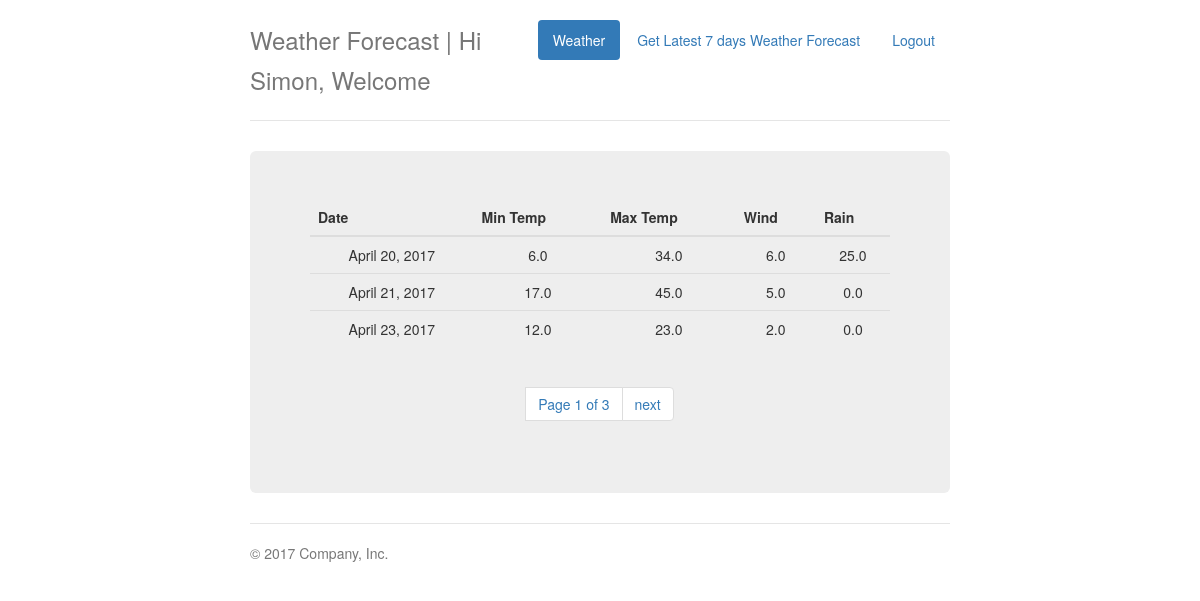
The page /weather (signed in) on the database its author committed.
### forecast_scrapping/models.py (models this page shows)
class Weather(models.Model):
    date = models.DateField()
    min_tem = models.FloatField()
    max_temp = models.FloatField()
    wind = models.FloatField()
    rain = models.FloatField()

### forecast_scrapping/views.py (the view)
# urls.py: url(r'^weather$', views.show_weather, name='show_weather'),
def show_weather(request):
    if request.session.get('logged_in', False):
        weather_list = Weather.objects.all()
        paginator = Paginator(weather_list, 3)
        page = request.GET.get('page')
        try:
            weather = paginator.page(page)
        except PageNotAnInteger:
            weather = paginator.page(1)
        except EmptyPage:
            weather = paginator.page(paginator.num_pages)
        return render(request, 'forecast_scrapping/show_weather.html', {'username': request.session['username'],
                                                                        'weather': weather})
    return HttpResponsePermanentRedirect('/login')

### forecast_scrapping/templates/forecast_scrapping/show_weather.html (shortened to what this page needs)
{% extends 'forecast_scrapping/base.html' %}
{% block content %}
<div class="header clearfix">
    <nav>
        <ul class="nav nav-pills pull-right">
            <li role="presentation" class="active"><a href="/weather">Weather</a></li>
            <li role="presentation"><a href="/api_forecast">Get Latest 7 days Weather Forecast</a></li>
            <li role="presentation"><a href="/logout">Logout </a></li>
        </ul>
    </nav>
    <h3 class="text-muted">Weather Forecast | Hi {{ username|title }}, Welcome {{ name }}</h3>
</div>
<div class="jumbotron">
    <table class="table table-responsive">
        <thead>
            <tr>
                <th>Date</th>
                <th>Min Temp</th>
                <th>Max Temp</th>
                <th>Wind</th>
                <th>Rain</th>
            </tr>
        </thead>
        <tbody>
        {% if weather %}
            {% for wth in weather %}
            <tr>
                <td>{{ wth.date }}</td>
                <td>{{ wth.min_tem }}</td>
                <td>{{ wth.max_temp }}</td>
                <td>{{ wth.wind }}</td>
                <td>{{ wth.rain }}</td>
            </tr>
            {% endfor %}
        {% endif %}
        </tbody>
    </table>
    <nav>
        <ul class="pagination">
            <li>
                <a>Page {{ weather.number }} of {{ weather.paginator.num_pages }}</a>
            </li>
            <li>
                {% if weather.has_next %}
                    <a href="/weather?page={{ weather.next_page_number }}">next</a>
                {% endif %}
            </li>
        </ul>
    </nav>
</div>
{% endblock %}

### forecast_scrapping/templates/forecast_scrapping/base.html (shortened to what this page needs)
<!DOCTYPE html>
<html lang="en">
<head>
    <link href="https://maxcdn.bootstrapcdn.com/bootstrap/3.3.7/css/bootstrap.min.css" rel="stylesheet">
</head>
<body>
<div class="container">
    {% block content %}
    {% endblock %}
    <footer class="footer">
        <p>&copy; 2017 Company, Inc.</p>
    </footer>
</div>
</body>
</html>

### forecast_scrapping/templates/forecast_scrapping/base.html (style rules this page uses)
body { padding-top: 20px; padding-bottom: 20px; }
.header, .marketing, .footer { padding-right: 15px; padding-left: 15px; }
.header { padding-bottom: 20px; border-bottom: 1px solid #e5e5e5; }
.header h3 { margin-top: 0; margin-bottom: 0; line-height: 40px; }
.footer { padding-top: 19px; color: #777; border-top: 1px solid #e5e5e5; }
@media (min-width: 768px) { .container { max-width: 730px; } }
.jumbotron { text-align: center; border-bottom: 1px solid #e5e5e5; }
@media screen and (min-width: 768px) { .header, .marketing, .footer { padding-right: 0; padding-left: 0; } }
@media screen and (min-width: 768px) { .header { margin-bottom: 30px; } }
@media screen and (min-width: 768px) { .jumbotron { border-bottom: 0; } }

### rows shown on the page
Weather: date "April 20, 2017", min_tem "6.0", max_temp "34.0", wind "6.0", rain "25.0"
Weather: date "April 21, 2017", min_tem "17.0", max_temp "45.0", wind "5.0", rain "0.0"
Weather: date "April 23, 2017", min_tem "12.0", max_temp "23.0", wind "2.0", rain "0.0"

### other values the page prints
{{ username|title }} "Simon"
{{ weather.number }} "1"
{{ weather.paginator.num_pages }} "3"
